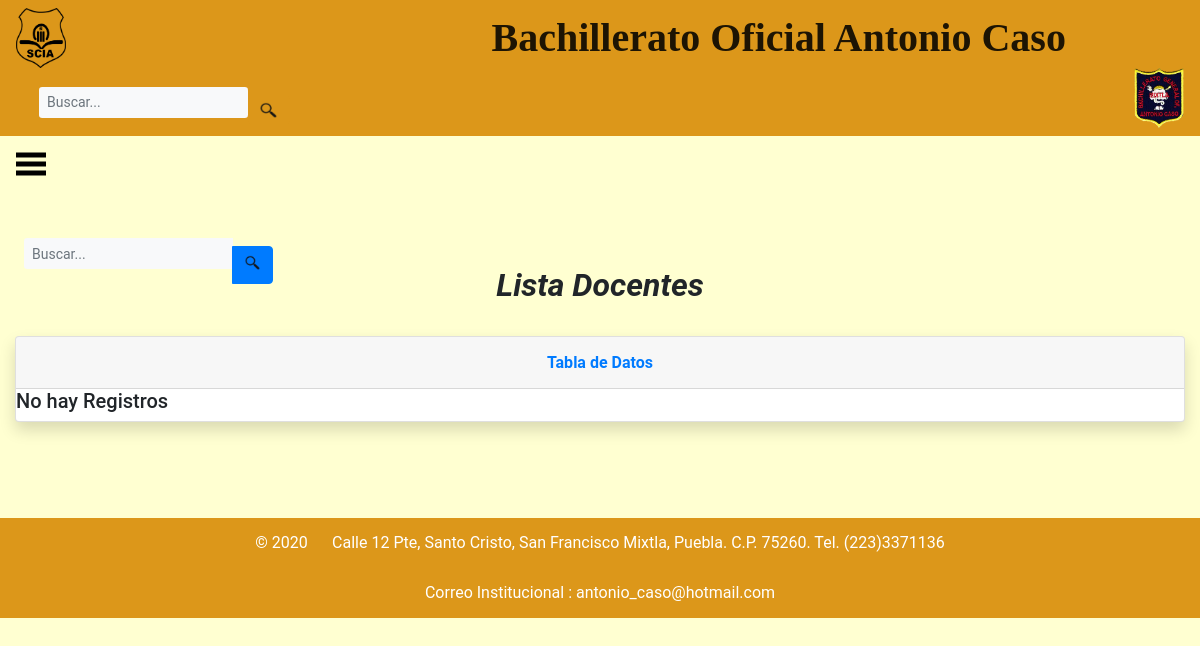
The page /AltaDocente/ListaDetalleDocente/ on the database as committed earlier.
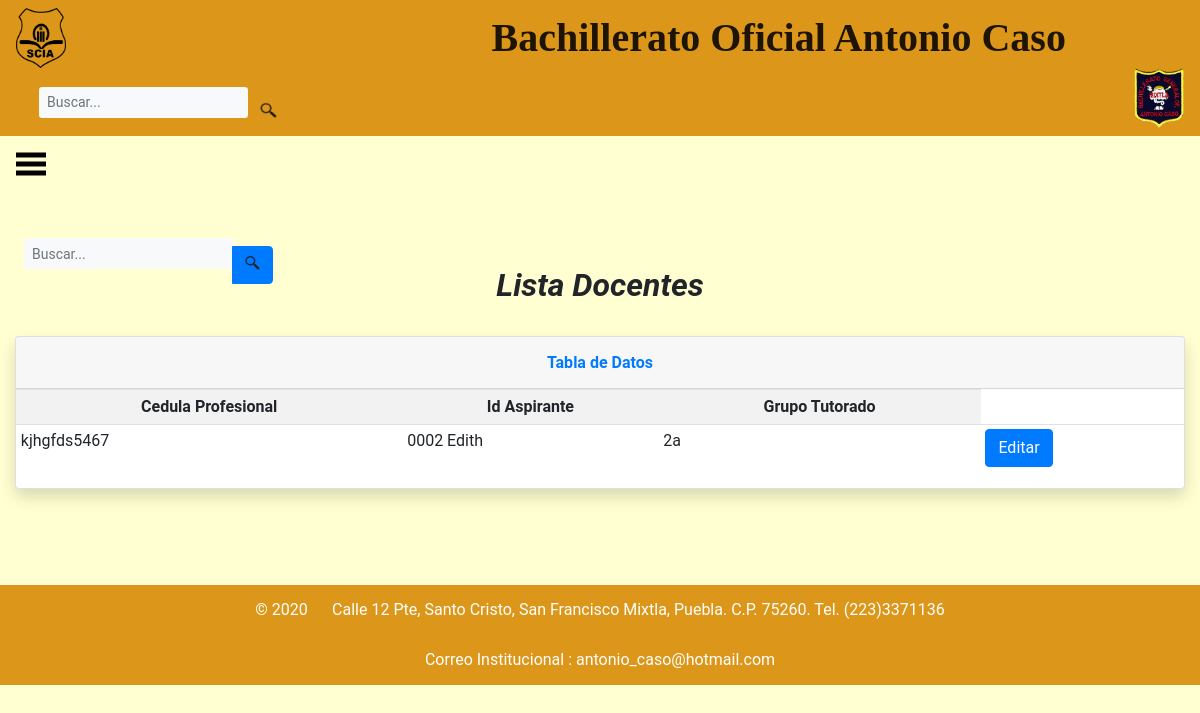
The same page on the database as committed later.
### base_SCIA/models/docente.py (models this page shows, shortened)
class Docente(models.Model):
	Cedula_Profesional = models.CharField(
		primary_key = True,
		max_length=20,
		)
	Id_Aspirante = models.ForeignKey('Datos_Aspirantes',
		on_delete=models.CASCADE,
		)
	Grupo_Tutorado = models.CharField(max_length=30,
		)

### base_SCIA/models/datos_aspirantes.py (models this page shows)
class Datos_Aspirantes(models.Model):
	Id_Personales = models.CharField(
			primary_key = True,
			max_length=4,
		)
	Nombre = models.CharField(
				max_length = 20,
		)
	Apellido_Paterno = models.CharField(
				max_length = 20,
		)
	Apellido_Materno = models.CharField(
				max_length = 20,
		)
	Cargo= models.CharField(
		max_length = 20,
		)
	Edad = models.IntegerField(
		)
	Genero = models.CharField( max_length=2,
		)
	Telefono = models.IntegerField(
		)
	Direccion = models.CharField(
				max_length = 40,
		)
	Codigo_Postal  = models.IntegerField(
		)
	CURP = models.CharField(
				max_length = 20,
		)
	Fecha_Nacimiento = models.DateField(
		max_length = 40,
		)
	Lugar_Nacimiento = models.CharField(
				max_length = 40,
		)
	Correo_Electronico = models.EmailField(
		)
	Grupo_Sanguineo = models.CharField(
				max_length = 2,
		)
	def __str__(self):
		return '%s %s ' % (self.Id_Personales, self.Nombre)

### base_SCIA/views.py (the view)
# urls.py: url(r'^AltaDocente/ListaDetalleDocente/$', views.listar_docente),
def listar_docente(request):
	busqueda = request.POST.get("buscard") #Recuperamos la busqueda del usuario
	docentes = Docente.objects.all()
	if busqueda: #Preguntando si busqueda está llena
		docentes = Docente.objects.filter(
			Q(Cedula_Profesional__icontains = busqueda)
		).distinct()
	return render(request, 'ListaDetalleDocente.html', {'docentes':docentes})

### base_SCIA/templates/ListaDetalleDocente.html (shortened to what this page needs)
<!DOCTYPE html>
<html>
<head style="background-color: #FFFFD1;">
	{%load static%}
	{% load bootstrap4%}
	{% bootstrap_css %}
	{%include 'encabezadoD.html'%}
	{%include 'lateral.html'%}
	{% block buscador %}
	<form class="d-none d-sm-inline-block form-inline mr-auto ml-md-3 my-2 my-md-0 mw-100 navbar-search form-control-sm " method="POST"> {% csrf_token %}
		<div class="input-group" align="right">
			<input type="text" class="form-control bg-light border-0 small form-control-sm" placeholder="Buscar..." name="buscard" value="{{ request.POST.buscard }}">
			<div class="input-group-append" align="right">
				<button class="btn btn-primary" type="submit" >
					<input type=image src="{% static 'base_aspirantes/images/encabezado/busqueda.png'%}" width="15" height="15">
				</button>
			</div>
		</div>
	</form>
	{% endblock buscador %}
</head>
<body style="background-color: #FFFFD1; font-family: Roboto;">
	<center><h2><b><i> Lista Docentes </i></b></h2></center>
	<br>
<div class="container-fluid">
	<div class="card shadow mb-4">
		<div class="card-header py-3">
			<h6 class="m-0 font-weight-bold text-primary" align="center">Tabla de Datos </h6>
		</div>
		{% if docentes %}
		<div class="table-responsive" >
			<table class="table table-striped table-hover table-sm " >
				<tr align="center">
					<td> <b> Cedula Profesional</b></td>
					<td> <b> Id Aspirante</b></td>
					<td> <b> Grupo Tutorado</b></td>
				</tr>
					{% for docente in docentes %}
					<tr>
						<td>{{docente.Cedula_Profesional}}</td>
						<td>{{docente.Id_Aspirante}}</td>
						<td>{{docente.Grupo_Tutorado}}</td>
						<td>
							<a class = "btn btn-primary" href="{% url 'DocenteEditar' docente.Cedula_Profesional %}">Editar</a>
						</td>
					{% endfor %}
			</table>
			</div>
			{% else %}
			<h5>No hay Registros</h5>
			{% endif%}
		</div>
	</div>
</body>
<br>
<br>
<br>
<footer>
	{%include 'footer.html'%}
</footer>
</html>

Rows that differ between the two databases and show on the page:
added Docente: Cedula_Profesional "kjhgfds5467", Id_Aspirante "0002 Edith", Grupo_Tutorado "2a"
Other text that changed with them:
text no longer shown: "No hay Registros"
text now shown: "Cedula Profesional Id Aspirante Grupo Tutorado"
